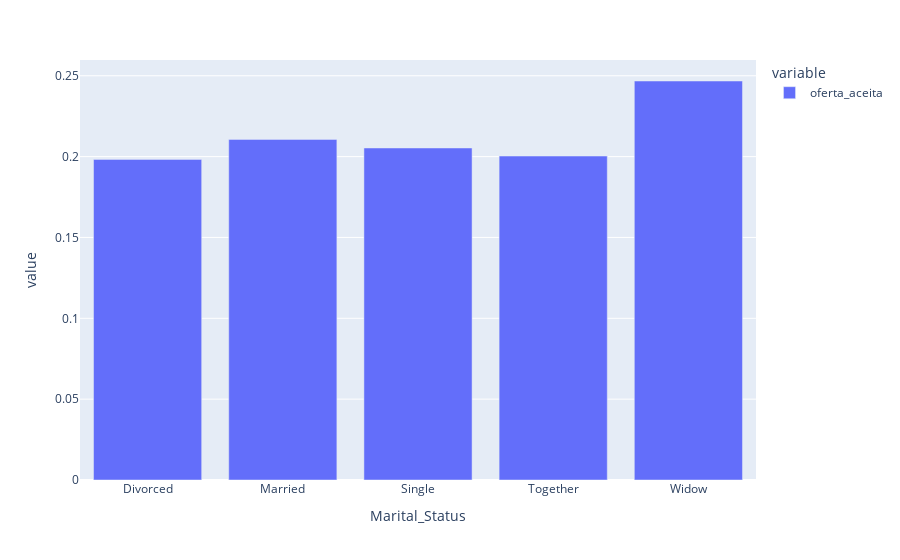

Write notebook code for a chart like this one.
### Code cell
df_teste = df_customer.pivot_table(index='Marital_Status', values='oferta_aceita', aggfunc='mean')
px.bar(df_teste, barmode='group')

### Figure 1 — Plotly figure (JSON) as saved in the notebook; plotly's stock layout.template omitted (floating-point values rounded to 4 significant figures)
{"data": [{"alignmentgroup": "True", "hovertemplate": "variable=oferta_aceita<br>Marital_Status=%{x}<br>value=%{y}<extra></extra>", "legendgroup": "oferta_aceita", "marker": {"color": "#636efa", "pattern": {"shape": ""}}, "name": "oferta_aceita", "offsetgroup": "oferta_aceita", "orientation": "v", "showlegend": true, "textposition": "auto", "type": "bar", "x": ["Divorced", "Married", "Single", "Together", "Widow"], "xaxis": "x", "y": [0.1983, 0.2106, 0.2053, 0.2003, 0.2468], "yaxis": "y"}], "layout": {"barmode": "group", "legend": {"title": {"text": "variable"}, "tracegroupgap": 0}, "margin": {"t": 60}, "xaxis": {"anchor": "y", "domain": [0, 1], "title": {"text": "Marital_Status"}}, "yaxis": {"anchor": "x", "domain": [0, 1], "title": {"text": "value"}}}}
